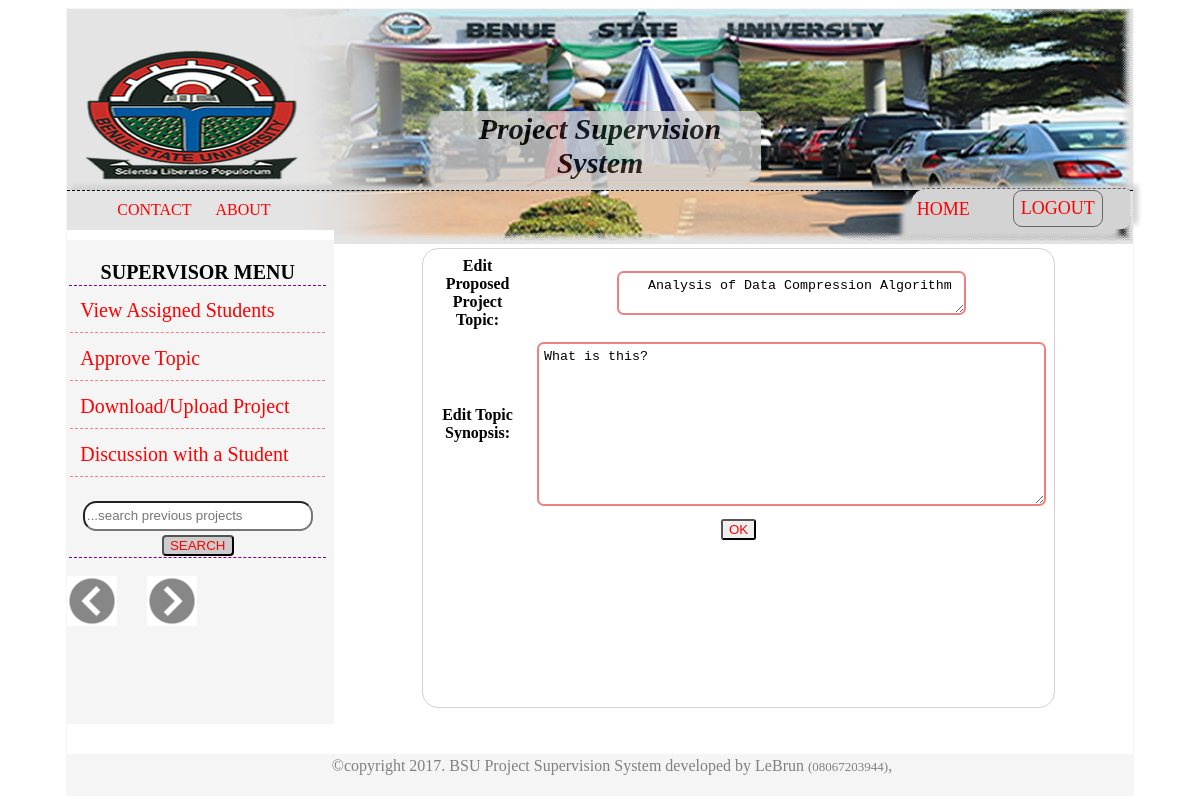
The app's page /php/edit_topic.php?id=682955915std (signed in) with its own data.
### tables this page shows
CREATE TABLE `proposed_topic` (
  `id` varchar(50) NOT NULL DEFAULT '',
  `topic` text NOT NULL,
  `description` text NOT NULL,
  `student_id` varchar(45) NOT NULL DEFAULT '',
  `staff_id` varchar(45) NOT NULL DEFAULT '',
  `date` varchar(45) NOT NULL DEFAULT '',
  `time` varchar(45) NOT NULL DEFAULT '',
  `status` varchar(45) NOT NULL DEFAULT ''
);

### php/edit_topic.php (the view, shortened to what this page needs)
<?php
if($_SESSION['role']=="supervisor")
{
include 'db_connection.php';
?>
<?php
$topic_id=$_GET['id'];
$sql= mysqli_query($mysqli, "select * from proposed_topic where id='$topic_id'");
$reslt=mysqli_fetch_array($sql);
$topic=$reslt['topic'];
$synopsis=$reslt['description'];
?>
<?php
include_once 'sup_navigator.php';?>
<div class="mid_section" style="margin-top: -15px; padding-left: 10px;">
    <center><br>
<div style="border:1px solid lightgray; width:80%; height: 90%; border-radius: 1em; ">
        <form method="POST">
    <table border="0" cellspacing="3" cellpadding="5">
        <tr>
            <th>
                Edit Proposed Project Topic:
            </th>
            <th>
<textarea rows="2" cols="40" name="topic1" required="required" style="border-radius: .5em;padding: 5px; border:2px solid lightcoral;"> <?php echo $topic; ?> </textarea>
            </th>
        </tr>
        <tr>
            <th>
                Edit Topic Synopsis:
            </th>
            <th>
<textarea rows="10" cols="60" name="synopsis" required="required" style="border-radius: .5em;padding: 5px;border:2px solid lightcoral;"><?php echo $synopsis; ?></textarea>
            </th>
        </tr>
        <tr>
            <th colspan="2">
                <input type="submit" name="edit_topic" value="OK" style="border-radius: .2em; color:red;">
            </th>
        </tr>
    </table>
        </form>
    </div></center>
            </div>
           </div>
           <?php include_once 'footer.php';?>
<?php }else{
     header('Location:login.php');
}

### css/design.css (style rules this page uses)
.mid_section { float: right; height: 100%; width: 74%; overflow:auto; }

### records on screen
proposed_topic: topic1 "Analysis of Data Compression Algorithm", synopsis "What is this?"
